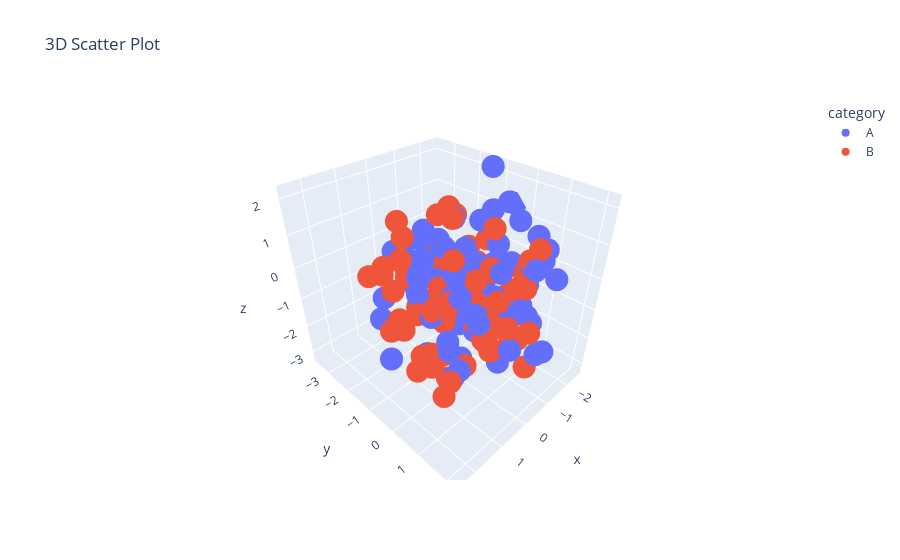

Here is the notebook cell this chart was saved with:
### Code cell
# 3D Scatter plot
df_3d = pd.DataFrame({
    'x': np.random.randn(200),
    'y': np.random.randn(200),
    'z': np.random.randn(200),
    'category': np.random.choice(['A', 'B'], 200)
})

fig = px.scatter_3d(df_3d, x='x', y='y', z='z', color='category',
                    title='3D Scatter Plot')
fig.show()
